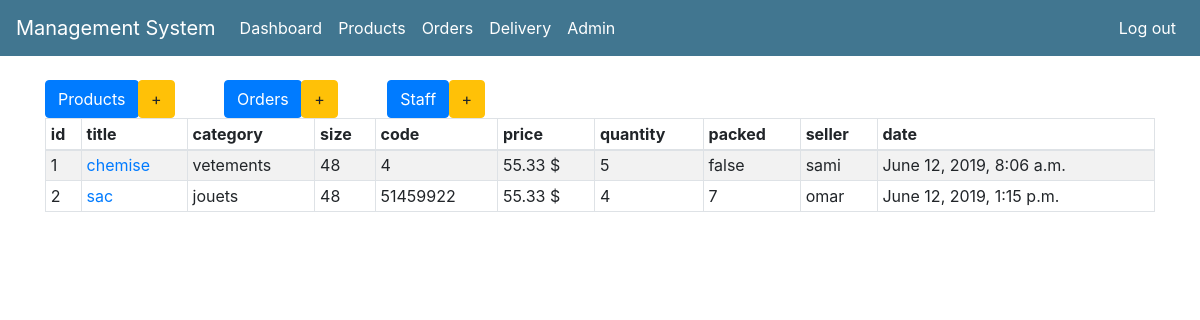
/product (signed in), run on the app's committed database.
### inv_man/models.py (models this page shows, shortened)
class Product(models.Model):
    title  =  models.CharField(max_length = 200, blank = False)
    category  =  models.CharField(max_length = 200, blank = True)
    size  =  models.CharField(max_length = 200, blank = True)
    code  =  models.CharField(max_length = 100, blank = True)
    price  =  models.CharField(max_length = 100, blank = True)
    quantity  =  models.CharField(max_length = 100, blank = True)
    packed  =  models.CharField(max_length = 100, blank = True)
    seller  =  models.CharField(max_length = 200, blank = True)
    date  =  models.DateTimeField(default = timezone.now)

### inv_man/views.py (the view, shortened to what this page needs)
# urls.py: url(r'^product$', display_product, name="display_product"),
@login_required
def display_product(request):
    if request.user.is_admin or request.user.is_staff or request.user.is_confirm:
        display_product = Product.objects.all()
        context = {
            'display_product': display_product,
            'header': 'Product',
        }
        return render(request, 'display_product.html', context)

### inv_man/templates/display_product.html
{% extends 'base.html' %}
{% load bootstrap4 %}
{% block body %}
  <div class="add_buttons">
    <div class="button-group">
      <a href="{% url 'inv_man:display_product' %}" class="btn btn-primary btn-md btn-trim" role="button"> Products</a>
      <a href="{% url 'inv_man:add_product' %}" class="btn btn-warning btn-md btn-pad" role="button"> +</a>
      <a href="{% url 'inv_man:display_order' %}" class="btn btn-primary btn-md btn-trim" role="button"> Orders </a>
      <a href="{% url 'inv_man:add_order' %}" class="btn btn-warning btn-md btn-pad" role="button"> + </a>
      <a href="#" class="btn btn-primary btn-md btn-trim" role="button"> Staff</a>
      <a href="#" class="btn btn-warning btn-md btn-pad" role="button"> +</a>
    </div>
  </div>
  <table class="table table-hover table-sm table-striped table-bordered">
    <thead>
      <tr>
        <th>id</th>
        <th>title</th>
        <th>category</th>
        <th>size</th>
        <th>code</th>
        <th>price</th>
        <th>quantity</th>
        <th>packed</th>
        <th>seller</th>
        <th>date</th>
      </tr>
    </thead>
    <tbody>
      {% for product in display_product %}
      <tr>
            <td>{{ product.id }}</td>
            <td><a href="{% url 'inv_man:edit_product' product.id %}">{{ product.title }}</a></td>
            <td>{{ product.category }}</td>
            <td>{{ product.size }}</td>
            <td>{{ product.code }}</td>
            <td>{{ product.price }} $</td>
            <td>{{ product.quantity }}</td>
            <td>{{ product.packed }}</td>
            <td>{{ product.seller }}</td>
            <td>{{ product.date }}</td>
          </tr>
      {% endfor %}
    </tbody>
  </table>
{% endblock %}

### inv_man/templates/base.html (shortened to what this page needs)
{% load bootstrap4 %}
<html>
  <head>
  </head>
  {% load static %}
  <link rel="stylesheet" type="text/css" href="{% static '/css/style.css' %}"/>
  <link rel="stylesheet" type="text/css" href="{% static '/css/bootstrap.min.css' %}"/>
  <body>
    <nav class="navbar navbar-expand navbar-dark" style="background-color: #417690">
  <a class="navbar-brand" href="{% url 'inv_man:home' %}">Management System</a>
  <div class="collapse navbar-collapse" id="navbarsExample02">
    {% if user.is_authenticated %}
    <ul class="navbar-nav mr-auto">
      <li class="nav-item active">
        <a class="nav-link" href="{% url 'inv_man:dashboard' %}">Dashboard <span class="sr-only">(current)</span></a>
      </li>
      <li class="nav-item active">
        <a class="nav-link" href="{% url 'inv_man:display_product' %}">Products <span class="sr-only">(current)</span></a>
      </li>
      <li class="nav-item active">
        <a class="nav-link" href="{% url 'inv_man:display_order' %}">Orders <span class="sr-only">(current)</span></a>
      </li>
      <li class="nav-item active">
        <a class="nav-link" href="{% url 'inv_man:display_delivery' %}">   Delivery  <span class="sr-only">(current)</span></a>
      </li>
      <li class="nav-item active">
        <a class="nav-link" href="http://127.0.0.1:8000/admin/">Admin <span class="sr-only">(current)</span></a>
      </li>
    </ul>
    <ul class="nav navbar-nav navbar-right">
      <li class="nav-item active navbar-nav navbar-right">
          <a class="nav-link" href="{% url 'accounts:logout' %}">Log out</a>
      </li>
    </ul>
    {% else %}
    <ul class="nav navbar-nav navbar-right">
      <li class="nav-item active">
        <a class="nav-link" href="{% url 'accounts:login' %}">login<span class="sr-only">(current)</span></a>
      </li>
    </ul>
    {% endif %}
  </div>
</nav>
    <br>
    <div class="container">
      {% block body %}
      {% endblock%}
    </div>
  </body>
</html>

### inv_man/static/css/style.css (style rules this page uses)
.btn-pad { margin-right: 45px; }
.btn-trim { margin-right: -5px }

### data on the page
Product: id "1", title "chemise", category "vetements", size "48", code "4", price "55.33", quantity "5", packed "false", seller "sami", date "June 12, 2019, 8:06 a.m."
Product: id "2", title "sac", category "jouets", size "48", code "51459922", price "55.33", quantity "4", packed "7", seller "omar", date "June 12, 2019, 1:15 p.m."
